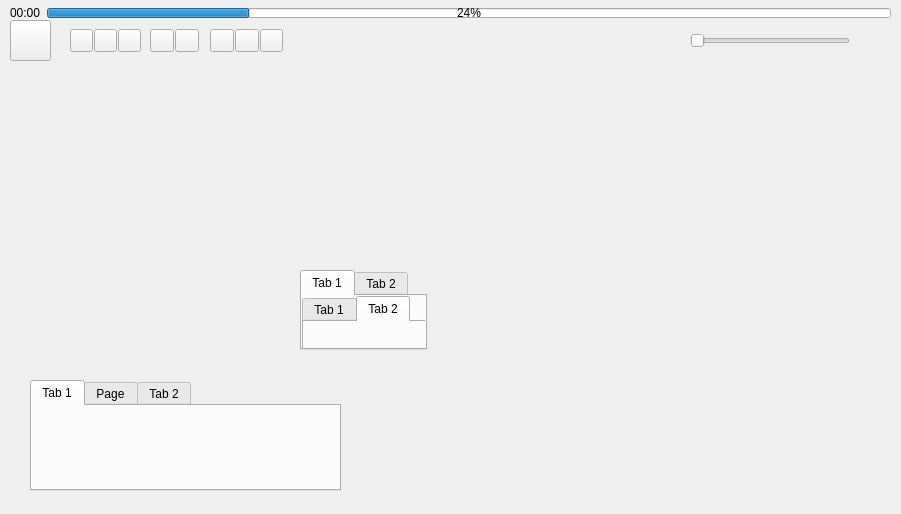
<?xml version="1.0" encoding="UTF-8"?>
<ui version="4.0">
 <class>Form</class>
 <widget class="QWidget" name="Form">
  <property name="geometry">
   <rect>
    <x>0</x>
    <y>0</y>
    <width>901</width>
    <height>514</height>
   </rect>
  </property>
  <property name="windowTitle">
   <string>Form</string>
  </property>
  <widget class="QToolButton" name="toolButton">
   <property name="geometry">
    <rect>
     <x>10</x>
     <y>20</y>
     <width>41</width>
     <height>41</height>
    </rect>
   </property>
   <property name="text">
    <string/>
   </property>
  </widget>
  <widget class="QWidget" name="layoutWidget">
   <property name="geometry">
    <rect>
     <x>210</x>
     <y>20</y>
     <width>73</width>
     <height>41</height>
    </rect>
   </property>
   <layout class="QHBoxLayout" name="horizontalLayout_3">
    <property name="spacing">
     <number>1</number>
    </property>
    <item>
     <widget class="QToolButton" name="toolButton_5">
      <property name="text">
       <string/>
      </property>
     </widget>
    </item>
    <item>
     <widget class="QToolButton" name="toolButton_6">
      <property name="text">
       <string/>
      </property>
     </widget>
    </item>
    <item>
     <widget class="QToolButton" name="toolButton_7">
      <property name="text">
       <string/>
      </property>
     </widget>
    </item>
   </layout>
  </widget>
  <widget class="QWidget" name="layoutWidget_2">
   <property name="geometry">
    <rect>
     <x>150</x>
     <y>20</y>
     <width>51</width>
     <height>41</height>
    </rect>
   </property>
   <layout class="QHBoxLayout" name="horizontalLayout_4">
    <property name="spacing">
     <number>1</number>
    </property>
    <item>
     <widget class="QToolButton" name="toolButton_8">
      <property name="text">
       <string/>
      </property>
     </widget>
    </item>
    <item>
     <widget class="QToolButton" name="toolButton_9">
      <property name="text">
       <string/>
      </property>
     </widget>
    </item>
   </layout>
  </widget>
  <widget class="QSlider" name="horizontalSlider">
   <property name="geometry">
    <rect>
     <x>690</x>
     <y>30</y>
     <width>160</width>
     <height>22</height>
    </rect>
   </property>
   <property name="orientation">
    <enum>Qt::Horizontal</enum>
   </property>
  </widget>
  <widget class="QTabWidget" name="tabWidget">
   <property name="geometry">
    <rect>
     <x>300</x>
     <y>270</y>
     <width>127</width>
     <height>80</height>
    </rect>
   </property>
   <property name="currentIndex">
    <number>0</number>
   </property>
   <widget class="QWidget" name="tab">
    <attribute name="title">
     <string>Tab 1</string>
    </attribute>
    <widget class="QTabWidget" name="tabWidget_2">
     <property name="geometry">
      <rect>
       <x>0</x>
       <y>0</y>
       <width>127</width>
       <height>80</height>
      </rect>
     </property>
     <property name="currentIndex">
      <number>1</number>
     </property>
     <widget class="QWidget" name="tab_3">
      <attribute name="title">
       <string>Tab 1</string>
      </attribute>
     </widget>
     <widget class="QWidget" name="tab_4">
      <attribute name="title">
       <string>Tab 2</string>
      </attribute>
     </widget>
    </widget>
   </widget>
   <widget class="QWidget" name="tab_2">
    <attribute name="title">
     <string>Tab 2</string>
    </attribute>
   </widget>
  </widget>
  <widget class="QTabWidget" name="tabWidget_3">
   <property name="geometry">
    <rect>
     <x>30</x>
     <y>380</y>
     <width>311</width>
     <height>111</height>
    </rect>
   </property>
   <widget class="QWidget" name="tab_5">
    <attribute name="title">
     <string>Tab 1</string>
    </attribute>
   </widget>
   <widget class="QWidget" name="tab_7">
    <attribute name="title">
     <string>Page</string>
    </attribute>
   </widget>
   <widget class="QWidget" name="tab_6">
    <attribute name="title">
     <string>Tab 2</string>
    </attribute>
   </widget>
  </widget>
  <widget class="QWidget" name="">
   <property name="geometry">
    <rect>
     <x>10</x>
     <y>0</y>
     <width>881</width>
     <height>26</height>
    </rect>
   </property>
   <layout class="QHBoxLayout" name="horizontalLayout">
    <item>
     <widget class="QLabel" name="label">
      <property name="text">
       <string>00:00</string>
      </property>
     </widget>
    </item>
    <item>
     <widget class="QProgressBar" name="progressBar">
      <property name="maximumSize">
       <size>
        <width>16777215</width>
        <height>10</height>
       </size>
      </property>
      <property name="value">
       <number>24</number>
      </property>
     </widget>
    </item>
   </layout>
  </widget>
  <widget class="QWidget" name="">
   <property name="geometry">
    <rect>
     <x>70</x>
     <y>20</y>
     <width>71</width>
     <height>41</height>
    </rect>
   </property>
   <layout class="QHBoxLayout" name="horizontalLayout_2">
    <property name="spacing">
     <number>1</number>
    </property>
    <item>
     <widget class="QToolButton" name="toolButton_2">
      <property name="text">
       <string/>
      </property>
     </widget>
    </item>
    <item>
     <widget class="QToolButton" name="toolButton_3">
      <property name="text">
       <string/>
      </property>
     </widget>
    </item>
    <item>
     <widget class="QToolButton" name="toolButton_4">
      <property name="text">
       <string/>
      </property>
     </widget>
    </item>
   </layout>
  </widget>
 </widget>
 <resources/>
 <connections/>
</ui>
